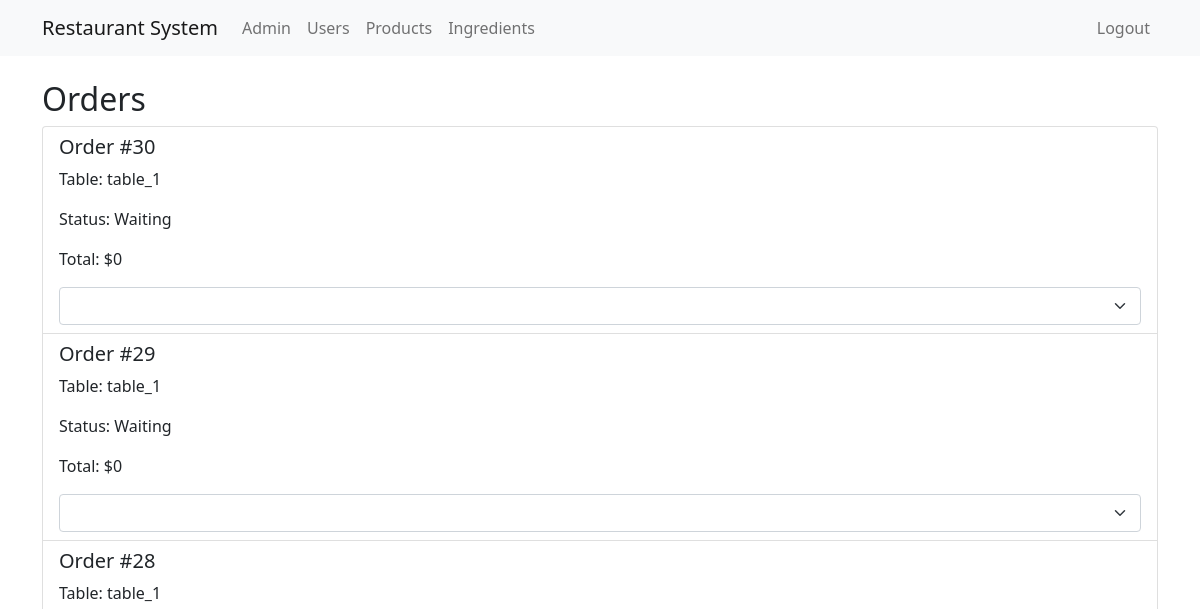
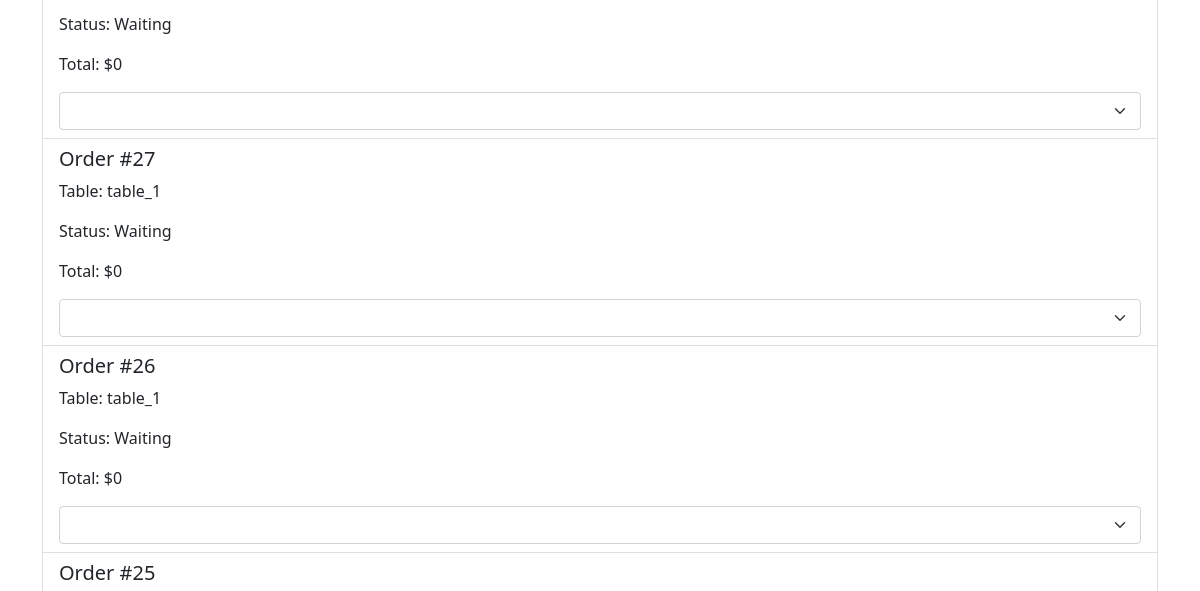
/orders/ (signed in, upper part), run on an earlier commit of the app's database (2 pictures, top to bottom).
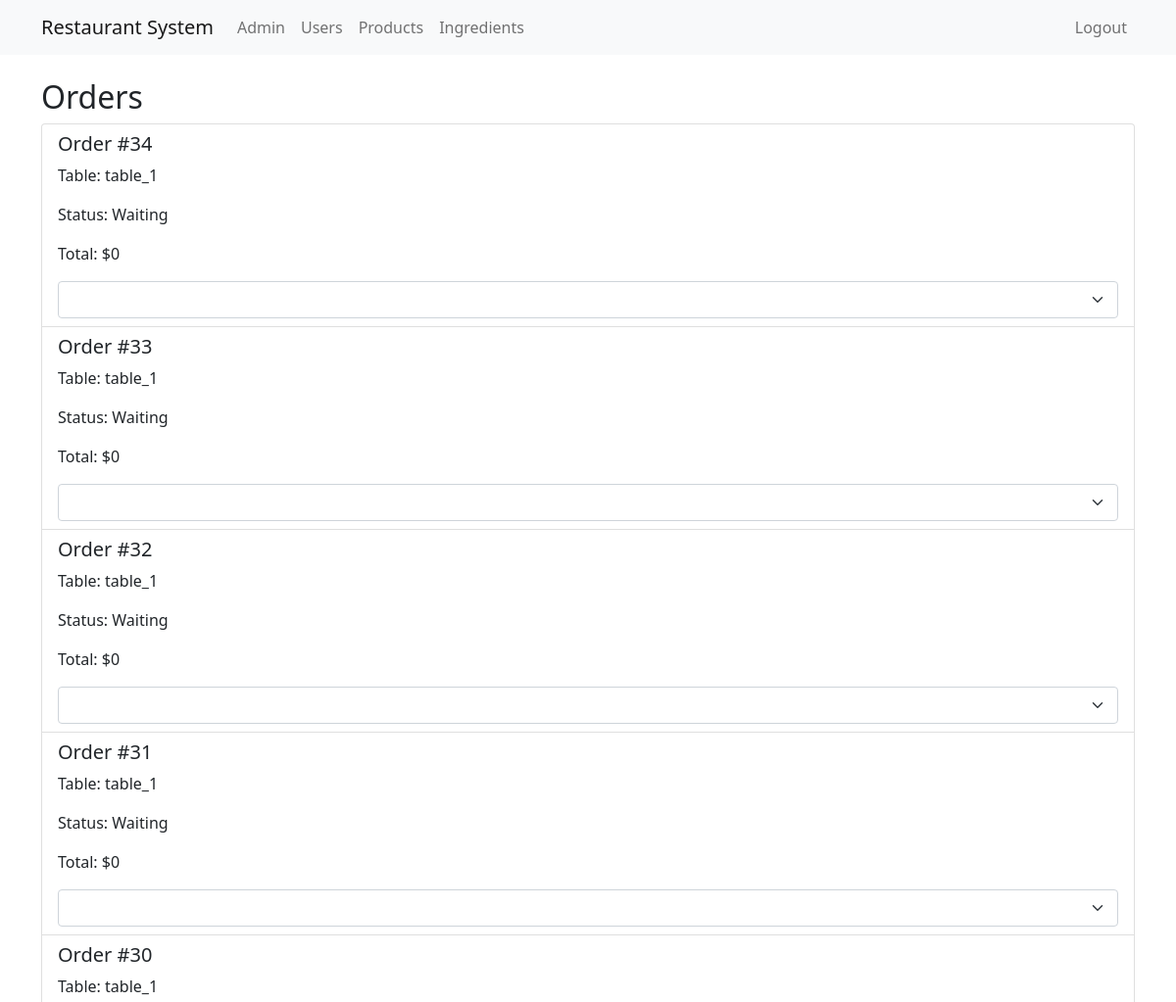
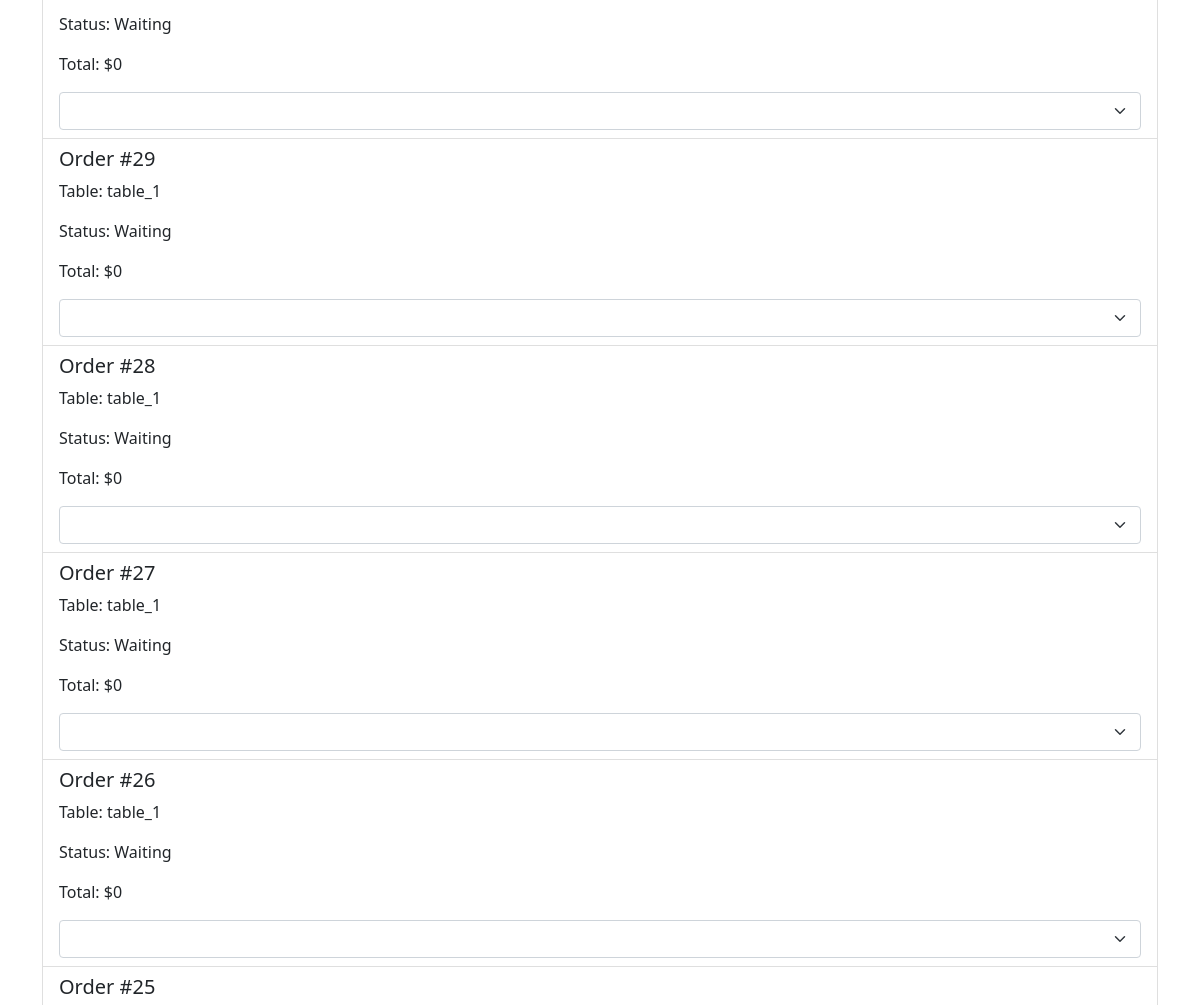
And on a later commit of the database (2 pictures, top to bottom).
### core/models.py (models this page shows)
class Order(models.Model):
    STATUS_CHOICES = (
        ('waiting', 'Waiting'),
        ('pending', 'Pending'),
        ('processing', 'Processing'),
        ('ready', 'Ready'),
        ('cancelled', 'Cancelled'),
    )
    ORDER_TYPES = (
        ('offline', 'Offline'),
        ('online', "Online"),
    )
    PAYMENT_TYPES = (
        ('cash', 'Cash'),
        ('card', 'Card'),
        ('qr', 'QR'),
    )
    order_status = models.CharField(max_length=20, choices=STATUS_CHOICES, default='waiting')
    order_type = models.CharField(max_length=20, choices=ORDER_TYPES, default='offline')
    payment_type = models.CharField(max_length=20, choices=ORDER_TYPES, default='card')
    table = models.ForeignKey(User, on_delete=models.CASCADE, limit_choices_to={'role': 'table'})
    price = models.IntegerField(default=0)
    total_price = models.IntegerField(default=0)
    payment_id = models.CharField(max_length=100, blank=True)
    created_at = models.DateTimeField(auto_now_add=True)

class User(AbstractUser):
    ROLES = (
        ('admin', 'Administrator'),
        ('manager', 'Manager'),
        ('table', 'Table'),
        ('other', 'Other'),
    )
    nickname = models.CharField(max_length=50, blank=True, default="")
    role = models.CharField(max_length=10, choices=ROLES, default='other')

### core/views.py (the view)
# urls.py: path('orders/', orders, name='orders'),
@login_required
def orders(request):
    if request.user.role not in ['admin', 'manager']:
        return redirect('home')
    orders = Order.objects.all().order_by('-created_at')
    return render(request, 'orders.html', {'orders': orders})

### core/templates/orders.html (shortened to what this page needs)
{% extends 'base.html' %}
{% block content %}
    <h2>Orders</h2>
    {% if orders %}
        <ul class="list-group">
            {% for order in orders %}
                <li class="list-group-item">
                    <h5>Order #{{ order.id }}</h5>
                    <p>Table: {{ order.table.username }}</p>
                    <p>Status: {{ order.get_order_status_display }}</p>
                    <p>Total: ${{ order.total_price }}</p>
                    <select class="form-select status-select" data-order-id="{{ order.id }}">
                    </select>
                </li>
            {% endfor %}
        </ul>
    {% else %}
        <p>No orders found.</p>
    {% endif %}
{% endblock %}

### core/templates/base.html (shortened to what this page needs)
<!DOCTYPE html>
<html lang="en">
<head>
    {% load static %}
    <link href="https://cdn.jsdelivr.net/npm/bootstrap@5.1.3/dist/css/bootstrap.min.css" rel="stylesheet">
</head>
<body>
<nav class="navbar navbar-expand-lg navbar-light bg-light">
    <div class="container">
        <a class="navbar-brand" href="{% url 'home' %}">Restaurant System</a>
        <div class="collapse navbar-collapse" id="navbarNav">
            <ul class="navbar-nav me-auto">
                {% if user.is_authenticated %}
                    {% if user.role == 'manager' %}
                        <li class="nav-item">
                            <a class="nav-link" href="{% url 'orders' %}">Orders</a>
                        </li>
                        <li class="nav-item">
                            <a class="nav-link" href="{% url 'product_management' %}">Products</a>
                        </li>
                    {% elif user.role == 'admin' %}
                        <li class="nav-item">
                            <a class="nav-link" href="{% url 'admin:index' %}">Admin</a>
                        </li>
                        <li class="nav-item">
                            <a class="nav-link" href="{% url 'user_management' %}">Users</a>
                        </li>
                        <li class="nav-item">
                            <a class="nav-link" href="{% url 'product_management' %}">Products</a>
                        </li>
                        <li class="nav-item">
                            <a class="nav-link" href="{% url 'ingredient_management' %}">Ingredients</a>
                        </li>
                    {% endif %}
                {% endif %}
            </ul>
            <ul class="navbar-nav">
                {% if user.is_authenticated %}
                    <li class="nav-item">
                        <span class="nav-link">{{ user.nickname }}</span>
                    </li>
                    {% if user.role == 'manager' or user.role == "admin" %}
                        <li class="nav-item">
                            <a class="nav-link" href="{% url 'logout' %}">Logout</a>
                        </li>
                    {% endif %}
                {% else %}
                    <li class="nav-item">
                        <a class="nav-link" href="{% url 'login' %}">Login</a>
                    </li>
                {% endif %}
            </ul>
        </div>
    </div>
</nav>
<div class="container mt-4">
    {% block content %}
    {% endblock %}
</div>
</body>
</html>

What changed in the data, as far as the page shows it:
added Order: id "34", table.username "table_1", order_status "Waiting", total_price "0"
added Order: id "33", table.username "table_1", order_status "Waiting", total_price "0"
added Order: id "32", table.username "table_1", order_status "Waiting", total_price "0"
added Order: id "31", table.username "table_1", order_status "Waiting", total_price "0"
